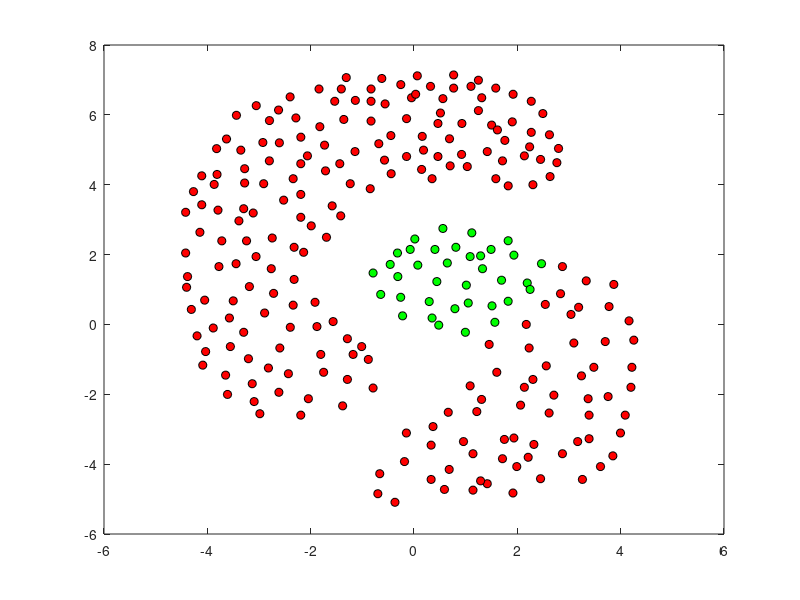

Here is the MATLAB script that generated this plot:
% Modified by M.Amintoosi
% http://www.dcs.gla.ac.uk/~srogers/firstcourseml/matlab/chapter6/kernelkmeans.html#5
clear all
close all

load twomoon
X = data;
%produceNLData
figure(1);hold off
plot(X(:,1),X(:,2),'ko');

%% Compute the kernel

N = size(X,1);
Ke = zeros(N);
gam = 1;
for n = 1:N
    for n2 = 1:N
         Ke(n,n2) = exp(-sum((X(n,:)-X(n2,:)).^2)); % Gaussian
%         Ke(n,n2) = X(n,:)*X(n2,:)'; % Linear
%         Ke(n,n2) = sum(X(n,:).^2)-sum(X(n2,:).^2); % Point Distances
    end
end

%% Run Kernel K-means

converged = 0;
% Assign all objects into one cluster except one
% Kernel K-means is *very* sensitive to initial conditions.  Try altering
% this initialisation to see the effect.
K = 2;
Z = repmat([1 0],N,1);
s = sum(X.^2,2);
pos = find(s==min(s));
Z(pos,:) = [0 1];
di = zeros(N,K);
cols = {'r','g'};

%% Plot the assignments

figure(1);hold off
for k = 1:K
    pos = find(Z(:,k));
    plot(X(pos,1),X(pos,2),'ko','markerfacecolor',cols{k});
    hold on
end

%% 
while ~converged

    Nk = sum(Z,1);
    for k = 1:K
        % Compute kernelised distance
        di(:,k) = diag(Ke) - (2/(Nk(k)))*sum(repmat(Z(:,k)',N,1).*Ke,2) + ...
            Nk(k)^(-2)*sum(sum((Z(:,k)*Z(:,k)').*Ke));
    end
    oldZ = Z;
    Z = (di == repmat(min(di,[],2),1,K));
    Z = 1.0*Z;
    if sum(sum(oldZ~=Z))==0
        converged = 1;
    end

% Plot the assignments

    figure(1);hold off
    for k = 1:K
        pos = find(Z(:,k));
        plot(X(pos,1),X(pos,2),'ko','markerfacecolor',cols{k});
        hold on
    end
    pause(1)
end